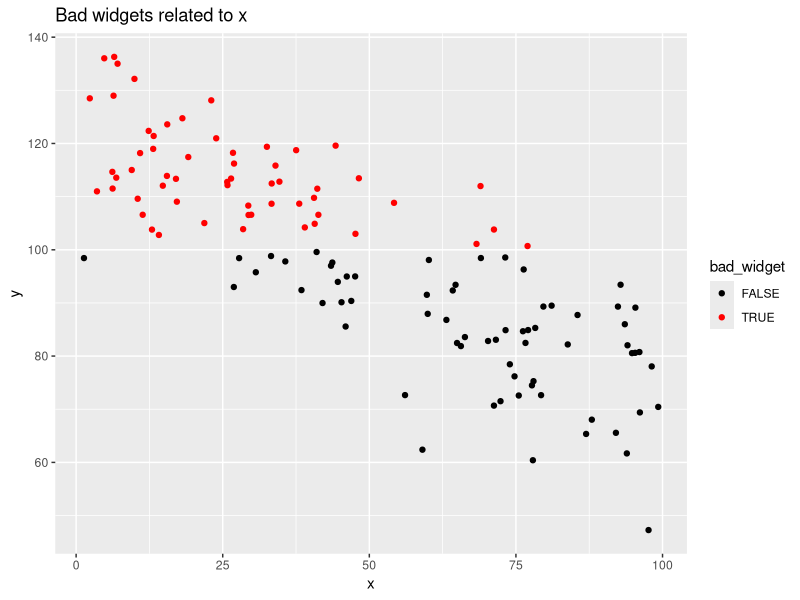

Generate this figure with R:
#!/usr/bin/env Rscript
# this script does what? ROC curves from Revolutiona analytics, better I think
library(ggplot2)
library(Cairo)

set.seed(1)
sim_widget_data <- function(N, noise=100)
{
    # simulate good and bad widgets
  x <- runif(N, min=0, max=100)
  y <- 122 - x/2 + rnorm(N, sd=noise)
  bad_widget <- factor(y > 100)
  data.frame(x, y, bad_widget)
}
widget_data <- sim_widget_data(500, 10)

test_set_idx <- sample(1:nrow(widget_data), size=floor(nrow(widget_data)/4))

test_set <- widget_data[test_set_idx,]
training_set <- widget_data[-test_set_idx,]
library(ggplot2)
library(dplyr)
test_set %>% 
  ggplot(aes(x=x, y=y, col=bad_widget)) + 
  scale_color_manual(values=c("black", "red")) + 
  geom_point() + 
  ggtitle("Bad widgets related to x")
# Cairo image template
CairoPNG("fname.png", 800, 800)
# put plot command here
dev.off()
